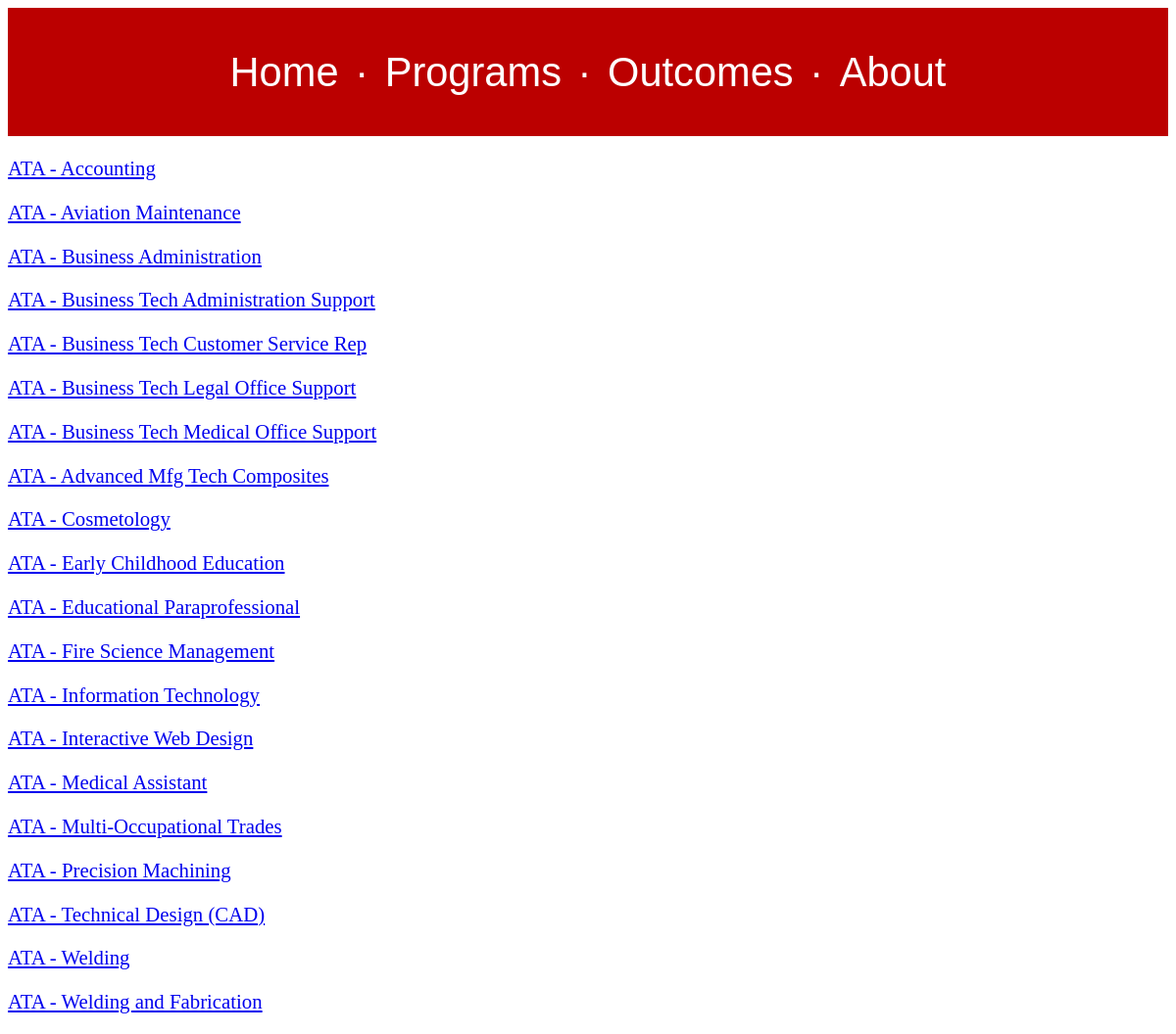
Screenshot of /programs/ with the database file from the repository.
### clo_app/models.py (models this page shows)
class DegreeProgram(models.Model):
    label = models.TextField()
    credits = models.FloatField()
    elective_credits = models.FloatField(null=True)

### clo_app/views.py (the view)
# urls.py: url(r'^programs/$', views.programs, name="programs"),
def programs(request):
    programs = models.DegreeProgram.objects.all()
    return render(request,
                  'programs.html',
                  {"programs":programs})

### clo_app/templates/programs.html
{% extends 'base.html' %}
{% block content %}
{% for degree_program in programs %}
<p><a href="{% url 'degree-program' degree_program.id %}">{{ degree_program.label }}</a></p>
{% endfor %}
{% endblock %}

### clo_app/templates/base.html (shortened to what this page needs)
{% load static %}
<html>
  <head>
    <link rel="stylesheet" href="{% static "base.css" %}">
  </head>
  <body>
    <div id="banner_navigation">
      <p><a href="{% url 'home' %}">Home</a></p>
      <p class="sep_dot">·</p>
      <p><a href="{% url 'programs' %}">Programs</a></p>
      <p class="sep_dot">·</p>
      <p><a href="{% url 'outcomes' %}">Outcomes</a></p>
      <p class="sep_dot">·</p>
      <p><a href="{% url 'about' %}">About</a></p>
    </div>
    {% block content %} {% endblock %}
  </body>
</html>

### clo_app/static/base.css (style rules this page uses)
body { font-size: 1.3em; }
#banner_navigation { display: flex; flex-direction: row; justify-content: center; font-size: 2em; font-family: sans-serif; width: 100%; background-color: #b00; }
#banner_navigation a { color: white; text-decoration: none; }
#banner_navigation p { color: white; margin-left: 0.2em; margin-right: 0.2em; }

### rows the page displays
DegreeProgram: label "ATA - Accounting"
DegreeProgram: label "ATA - Aviation Maintenance"
DegreeProgram: label "ATA - Business Administration"
DegreeProgram: label "ATA - Business Tech Administration Support"
DegreeProgram: label "ATA - Business Tech Customer Service Rep"
DegreeProgram: label "ATA - Business Tech Legal Office Support"
DegreeProgram: label "ATA - Business Tech Medical Office Support"
DegreeProgram: label "ATA - Advanced Mfg Tech Composites"
DegreeProgram: label "ATA - Cosmetology"
DegreeProgram: label "ATA - Early Childhood Education"
DegreeProgram: label "ATA - Educational Paraprofessional"
DegreeProgram: label "ATA - Fire Science Management"
DegreeProgram: label "ATA - Information Technology"
DegreeProgram: label "ATA - Interactive Web Design"
DegreeProgram: label "ATA - Medical Assistant"
DegreeProgram: label "ATA - Multi-Occupational Trades"
DegreeProgram: label "ATA - Precision Machining"
DegreeProgram: label "ATA - Technical Design (CAD)"
DegreeProgram: label "ATA - Welding"
DegreeProgram: label "ATA - Welding and Fabrication"
